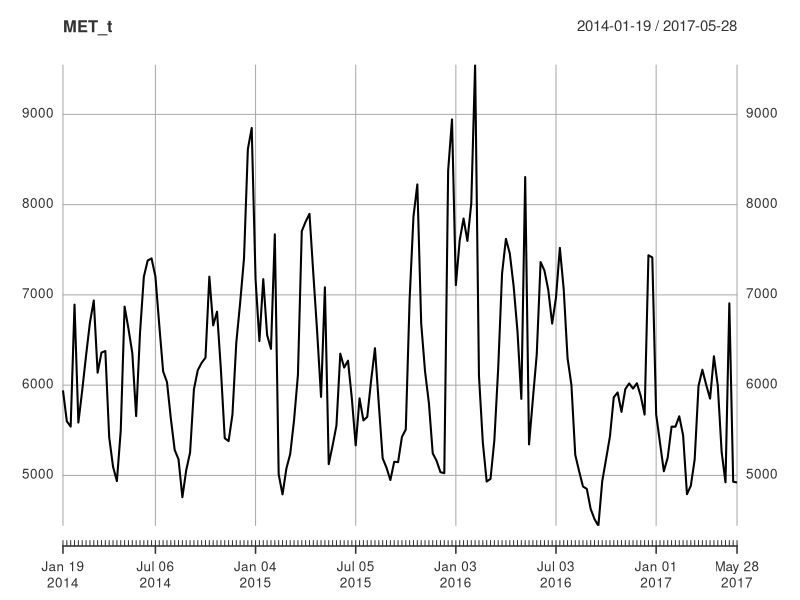
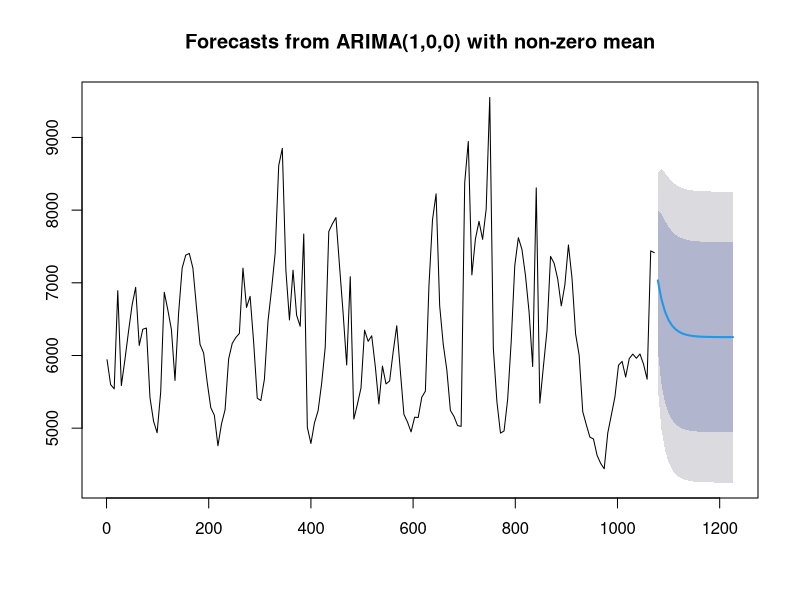
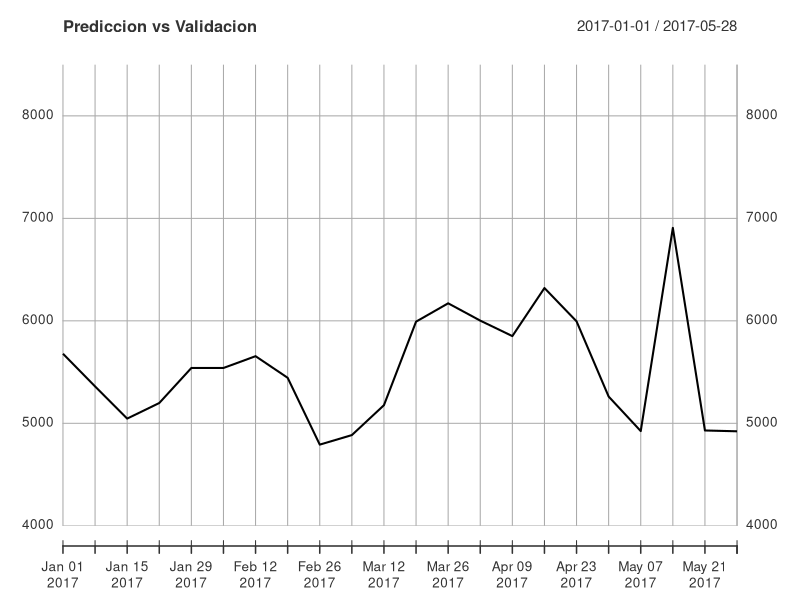
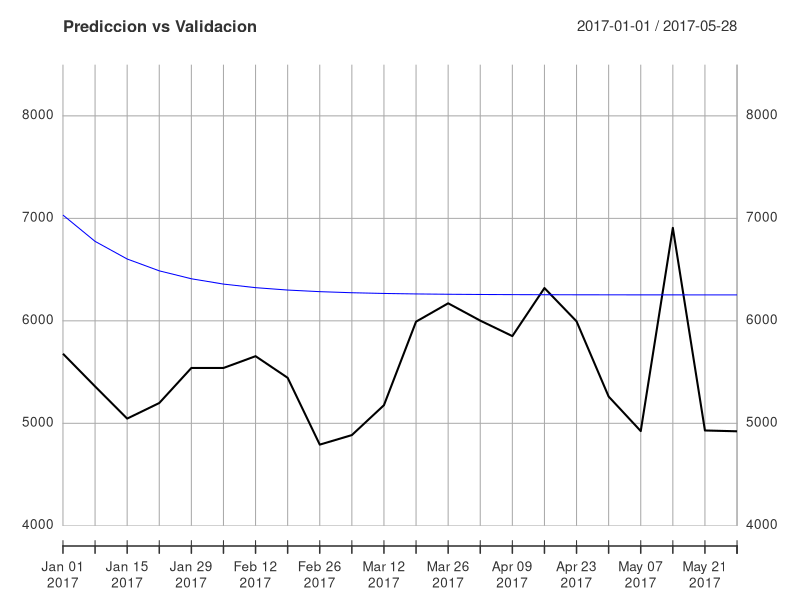
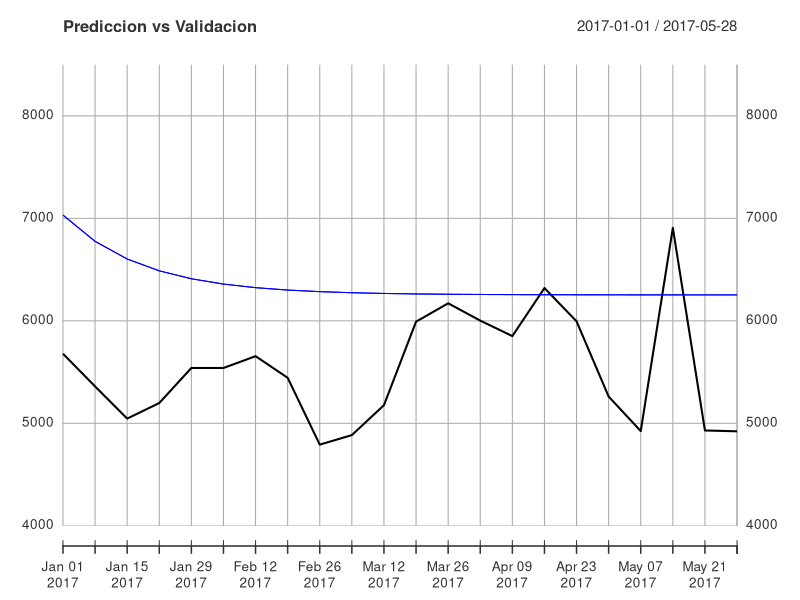
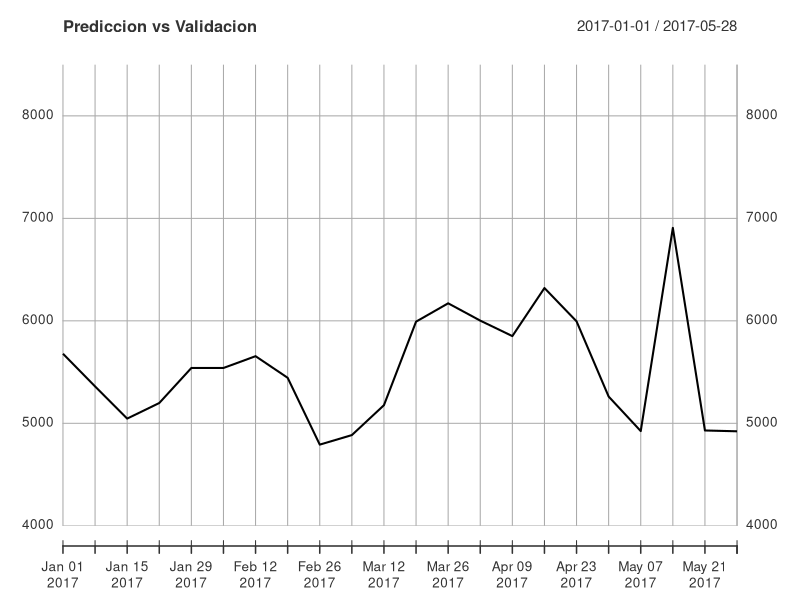
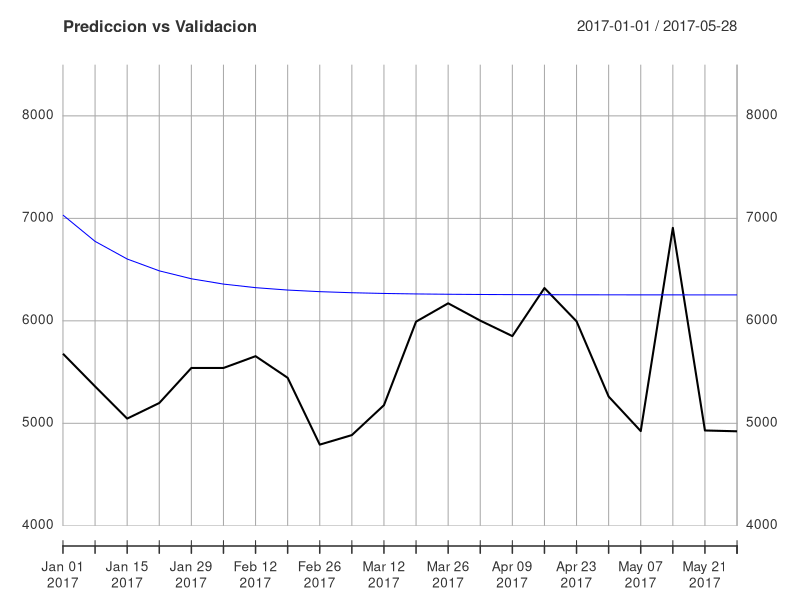
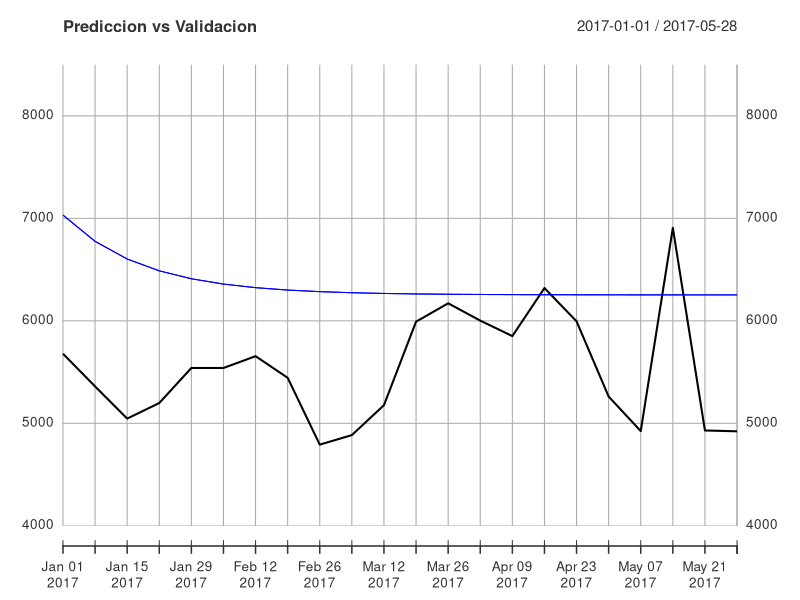

The R source for these figures, in order:
## ---- chunk 1
knitr::opts_chunk$set(echo = FALSE)
## ---- chunk 2
library(readr)
library(xts)

bev <- read_csv("bev.csv")
dates <- seq(as.Date("2014-01-19"),
length = 176, by = "weeks")
bev_xts <- xts(bev, order.by = dates)
## ---- chunk 3
MET_hi <- bev_xts[,"MET.hi"]
MET_lo <- bev_xts[,"MET.lo"]
MET_sp <- bev_xts[,"MET.sp"]
MET_t <- MET_hi + MET_lo + MET_sp
plot(MET_t)
## ---- chunk 4
library(forecast)

MET_hi <- bev_xts[,"MET.hi"]
MET_lo <- bev_xts[,"MET.lo"]
MET_sp <- bev_xts[,"MET.sp"]
MET_t <- MET_hi + MET_lo + MET_sp
MET_t <- xts(MET_t$MET.hi, order.by = dates)
MET_t_train <- MET_t[index(MET_t) < "2017-01-01"]
MET_t_valid <- MET_t[index(MET_t) >= "2017-01-01"]
## ---- chunk 5
auto.arima(MET_t_train)
## ---- chunk 6
MET_t_model <- auto.arima(MET_t_train)
MET_t_model
## ---- chunk 7
forecast_MET_t <- forecast(MET_t_model, h = 22)
plot(forecast_MET_t)
## ---- chunk 8
for_MET_t <- as.numeric(forecast_MET_t$mean)
v_MET_t <- as.numeric(MET_t_valid)

MAE <- mean(abs(for_MET_t - v_MET_t))
MAPE <- 100*mean(abs((for_MET_t - v_MET_t) /v_MET_t))
## ---- chunk 9
print(MAE)
print(MAPE)
## ---- chunk 10
for_dates <- seq(as.Date("2017-01-01"), length = 22,
by = "weeks")
for_MET_t_xts <- xts(forecast_MET_t$mean,
order.by = for_dates)
plot(MET_t_valid, main = 'Prediccion vs Validacion',
ylim = c(4000, 8500))
lines(for_MET_t_xts, col = "blue")
## ---- chunk 11
lines(for_MET_t_xts, col = "blue")
## ---- chunk 12
plot(MET_t_valid, main = 'Prediccion vs Validacion',
ylim = c(4000, 8500))
lines(for_MET_t_xts, col = "blue")
## ---- chunk 13
lines(for_MET_t_xts, col = "blue")
## ---- chunk 14
lower <- xts(forecast_MET_t$lower[,"95%"],
order.by = for_dates)

upper <- xts(forecast_MET_t$upper[,"95%"],
order.by = for_dates)

lines(lower, col = "blue", lty = "dashed")
## ---- chunk 15
lines(upper, col = "blue", lty = "dashed")
## ---- chunk 16
bev_xts_train <- bev_xts[index(bev_xts) < "2017-01-01"]
bev_xts_valid <- bev_xts[index(bev_xts) >= "2017-01-01"]

l_MET_hi_p <- as.vector(log(bev_xts_train[,"MET.hi.p"]))
MET_hi_train <- MET_hi[1:length(l_MET_hi_p)]
MET_hi_train <- data.frame(as.vector(log(MET_hi_train)), 
                           l_MET_hi_p)
colnames(MET_hi_train) <- c("log_sales", "log_price")

model_MET_hi <- lm(log_sales ~ log_price, 
                   data = MET_hi_train)

model_MET_hi
